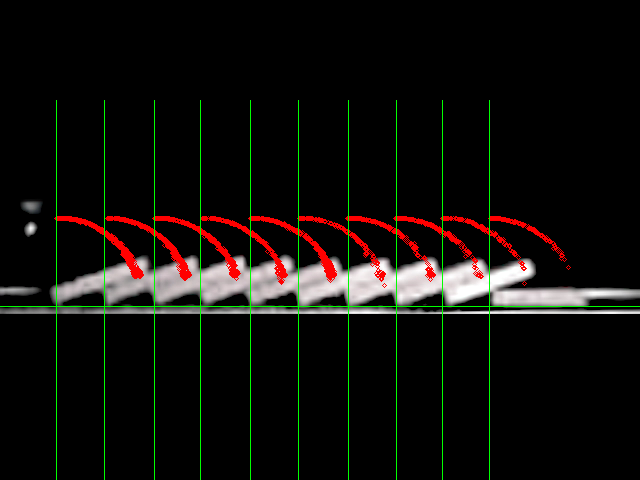
#> input picture Reference Materials/Images/5d10c2x1000f.png, 640 x 480 px, given in place of 2.mp4, which was not available
$ python Object_Detection_Code.py
#> lines starting #> are read from the running program, lines starting #| are printed output that depends on the picture; after the words box and inside, x2 and y2 are one past the last pixel; in counts of white or black regions, pixels touching at a corner belong together; pictures that were not available may be replaced by others from this repository, and a replacement may not be noted
import cv2
from collections import Counter
import numpy as np
import math
import pandas as pd
import matplotlib.pyplot as plt


# [83 lines left out: functions swap, top_frequencies, initial_x, initial_y, intersection_and_angle, instantaneous_drawing and 1 more, not called in this run]


for repeat in range(2,4):
    frame_num = 0
    initial_pos = []
    initial_base = []
    domino_num = 10
    frame_speed = 1000 #per second
    general_directory = './Video Data - processed /5d10c0.75x420f/'
    image_directory = './table & images/image/'
    table_directory = './table & images/table/'
    directory = general_directory + str(repeat) + '.mp4'
    cap = cv2.VideoCapture(directory)
    #object_detector = cv2.createBackgroundSubtractorMOG2(history = 50, detectShadows=False, varThreshold = 30)
    k = 0
    dic_pos = []

    while True:
        frame_num = frame_num + 1
        ret, frame = cap.read()
#> frame is the input picture: shape (480, 640, 3); mean B, G, R 12, 15.6, 17.2
        if not ret:
            break
        height, width, _ = frame.shape # 720*1080
#> height = 480; width = 640
        # [4 lines of commented-out code are left out]
        roi = frame
        #480*640

        kernel_size = 5
        blur_gray = cv2.GaussianBlur(roi,(3, 3),0)
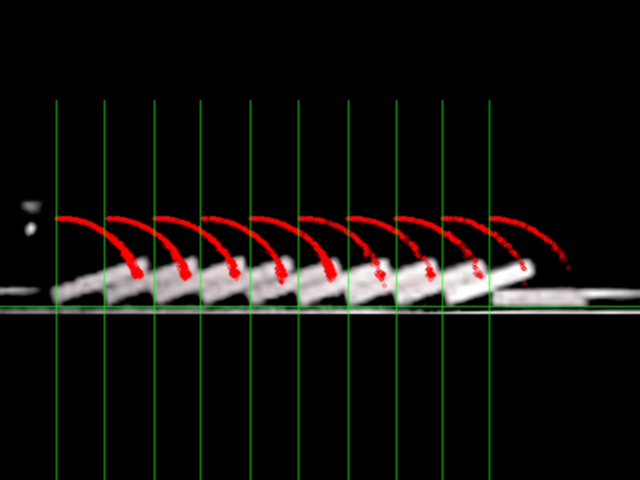
#> blur_gray: shape (480, 640, 3); mean B, G, R 12, 15.6, 17.2
        low_threshold = 50
        high_threshold = 200
        L2gradient = False
        edges = cv2.Canny(blur_gray, low_threshold, high_threshold, L2gradient=L2gradient)
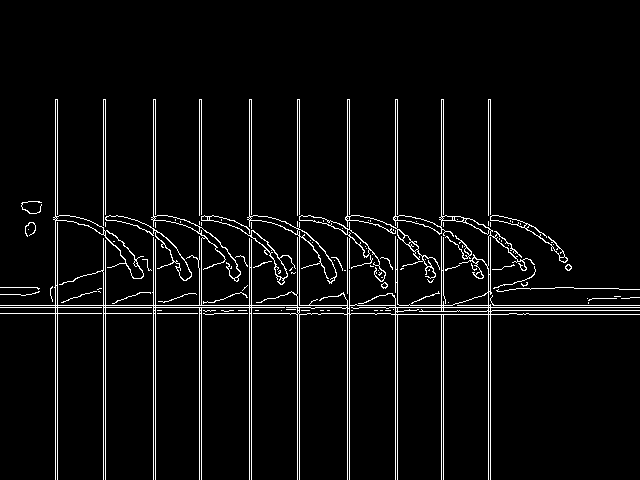
#> edges: shape (480, 640); 4.6% white in thin lines or dots, all inside (x1, y1, x2, y2) = (0, 99, 640, 480)

        rho = 1  # distance resolution in pixels of the Hough grid
        theta = np.pi / 180  # angular resolution in radians of the Hough grid
        threshold = 10  # minimum number of votes (intersections in Hough grid cell)
        min_line_length = 30 # minimum number of pixels making up a line
        max_line_gap = 8  # maximum gap in pixels between connectable line segments
        line_image = np.copy(frame) * 0  # creating a blank to draw lines on
#> line_image: shape (480, 640, 3); every value is 0

        lines = cv2.HoughLinesP(edges, rho, theta, threshold, np.array([]),
                                min_line_length, max_line_gap)
#> lines = 41 rows, first 6: [0, 307, 639, 307], [249, 479, 249, 99], [397, 479, 397, 99], [395, 479, 395, 99], [199, 479, 199, 99], [105, 479, 105, 99]

        if type(lines) == np.ndarray:
            for line in lines:
                for x1,y1,x2,y2 in line:
                    if frame_num <= 200:
                        cv2.line(roi, (x1,y1), (x2,y2), (255,0,0), 2)
                        if abs(x1-x2) <= 5:
                            initial_pos.append([x1, y1, x2, y2])
                        if abs(y1-y2) <= 2:
                            initial_base.append([x1, y1, x2, y2])
                    else:
                        if abs(y1-y2) >= 2:
                            cv2.line(roi, (x1 ,y1), (x2, y2), (0,0,255), 2)
                            cv2.line(roi, (0,initial_baseline_y), (width,initial_baseline_y), (0,255,0), 1) #draw baseline
                            for x in initial_position_x:
                                cv2.line(roi, (x,100), (x,1000), (0,255,0), 1) #draw initial position

                            startx, starty, endx, endy, angle = instantaneous_drawing(x1, y1, x2, y2, initial_position_x, initial_baseline_y, x_starting)
                            if angle != 90  and angle != None and angle > 10:
                                k = k+1
                                domino_num = determin_which_domino(endx, initial_position_x, uncertainty=4)
                                if domino_num != None:
                                    cv2.line(roi, (startx ,starty), (int(endx), endy), (0,0,255), 2)
                                    dic_pos.append([domino_num, frame_num/frame_speed, (startx, starty), (int(endx), endy), angle])
#> this loop made 41 passes
#> line on passes 1 to 12: [[0, 307, 639, 307]], [[249, 479, 249, 99]], [[397, 479, 397, 99]], [[395, 479, 395, 99]], [[199, 479, 199, 99]], [[105, 479, 105, 99]], [[103, 479, 103, 99]], [[57, 479, 57, 99]], [[349, 479, 349, 99]], [[201, 479, 201, 99]], [[155, 479, 155, 99]], [[55, 479, 55, 99]]
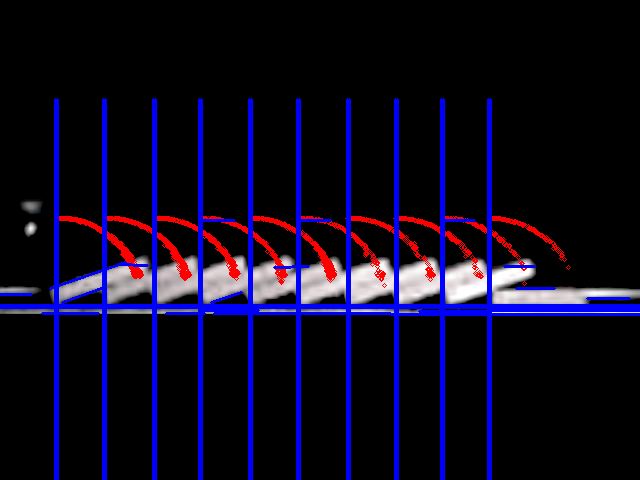
#> roi: shape (480, 640, 3); 8.32% of pixels changed, all inside (x1, y1, x2, y2) = (0, 98, 640, 480)
#> after the loop, dic_pos = []; initial_base = 18 items, first 6: [0, 307, 639, 307], [0, 305, 639, 305], [214, 313, 390, 313], [391, 314, 639, 314], [200, 310, 258, 310], [442, 220, 474, 220]; initial_pos = 20 items, first 6: [249, 479, 249, 99], [397, 479, 397, 99], [395, 479, 395, 99], [199, 479, 199, 99], [105, 479, 105, 99], [103, 479, 103, 99]; k = 0


            if frame_num == 200:
                width_by_pixel = 0
                initial_position_x = initial_x(initial_pos, domino_num, uncertainty_range=4) # get initial x pos of dommino
                ini_pos_x = initial_position_x
                for i in range(len(initial_position_x)):
                    if i%2==0:
                        width_by_pixel = width_by_pixel + initial_position_x[i+1] - initial_position_x[i]
                width_by_pixel = width_by_pixel/domino_num
                height_by_pixel = int((width_by_pixel/9 )*40)
                initial_baseline_y = initial_y(initial_base, uncertainty_range=2)-6 # get initial pos of baseline
                cv2.line(roi, (0,initial_baseline_y), (width,initial_baseline_y), (0,255,0), 1) # draw baseline
                ini_pos = []
                len_x = len(initial_position_x)
                x_starting = initial_position_x[0]
                for i in range(2*domino_num):
                    if i%2 == 1:
                        ini_pos.append(initial_position_x[i])
                print(len(ini_pos))
                for x in ini_pos:
                    cv2.line(roi, (x,100), (x,1000), (0,255,0), 1)
                initial_position_x = ini_pos
                print(initial_baseline_y, initial_position_x)


        cv2.imshow("Frame", frame)
        key = cv2.waitKey(1)
#> (key Esc is pressed here)
        if key == 27:
            break


    dic_pos.sort(key=lambda x: x[0])
    print(k)
#| 0
    print(frame_num)
    cap.release()
    cv2.destroyAllWindows()

    position_table = pd.DataFrame(dic_pos, columns=['domino_num', 'time', 'start_point', 'end_point', 'angle'])
#> position_table = table of 0 rows and 5 columns

    cap = cv2.VideoCapture(directory)
    total_frames = int(cap.get(cv2.CAP_PROP_FRAME_COUNT))
#> total_frames = 1
    cap.set(cv2.CAP_PROP_POS_FRAMES, total_frames - 4)
    ret, frame = cap.read()


    for i in range(len(dic_pos)):
        (x1, y1) = dic_pos[i][3]
        x2 = x1 + math.cos(math.radians(dic_pos[i][4]))*height_by_pixel
        y2 = y1 - math.sin(math.radians(dic_pos[i][4]))*height_by_pixel
        cv2.circle(frame, radius=2, center=(int(x2), int(y2)), color=(0,0,255))
#> this loop made 0 passes

#> (the run stopped early here; a loop or call above may not have finished)
